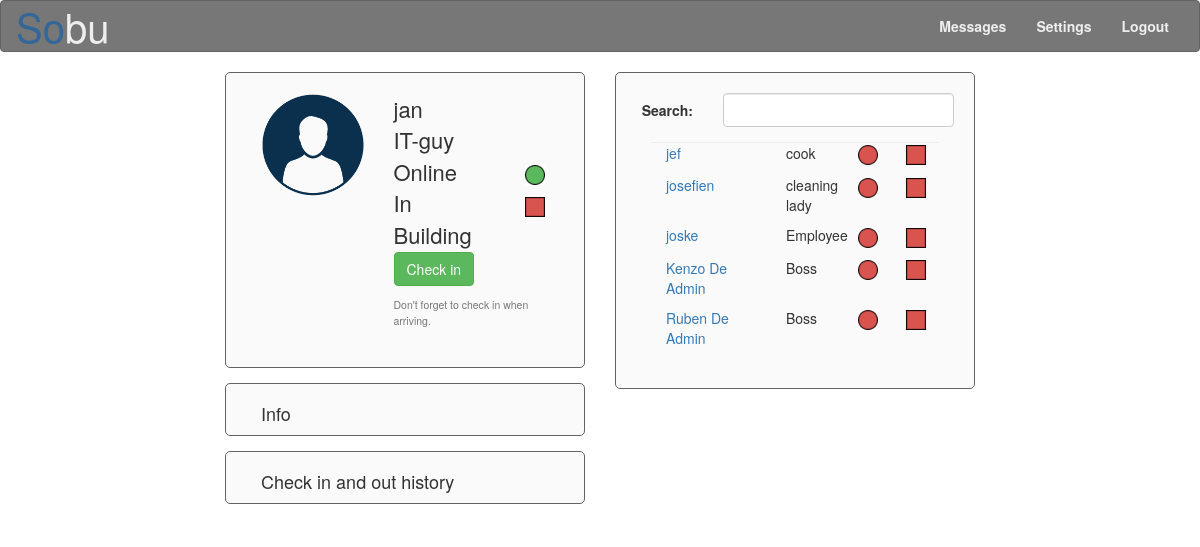
The page /Site/user_page.php (signed in) on the database its author committed.
### tables this page shows
CREATE TABLE IF NOT EXISTS `in_building` (
	`in_building_id` int(11) AUTO_INCREMENT,
	`user_id` int(11),
	`in_building_now` tinyint(1) DEFAULT '0',
	`time_check` timestamp NOT NULL DEFAULT CURRENT_TIMESTAMP,
	PRIMARY KEY (`in_building_id`),
	FOREIGN KEY (`user_id`) REFERENCES `user`(`user_id`)
);

CREATE TABLE IF NOT EXISTS `user` (
	`user_id` int(11) AUTO_INCREMENT,
	`name` varchar(40),
	`nin` bigint(30),
	`address` varchar(80),
	`gender` tinyint(1),
	`email` varchar(40),
	`profile_picture` varchar(10),
	`date_of_birth` date ,
	`online` tinyint(1) default '0',
	`martial_status` varchar(20),
	`password` varchar(50) default '21232f297a57a5a743894a0e4a801fc3',  
	`phone_number` varchar(15),
	`function` varchar(15),
	`rights_id` int(3) default '0',
	`admin` tinyint(1) default '0',
	`start_date` date,
	PRIMARY KEY (`user_id`),
	FOREIGN KEY (`rights_id`) REFERENCES `rights`(`rights_id`)
);

### Site/functions.php (the view, shortened to what this page needs)
<?php
function connecteren()
{
	$host 		= "localhost";
	$user		= "sobu";
	$password	= "r0628842!1S";
	$database	= "sobu";
	$link = mysqli_connect($host, $user, $password) or die("Er kan geen connectie gelegd worden met $host");
	mysqli_select_db($link, $database) or die("databank $database niet beschikbaar");
	return $link;
}
function show_member()
{
	$x = NULL;
	$link = connecteren();
	$query_list = "SELECT user.user_id, user.name, user.function, user.online, in_building.in_building_now, in_building.in_building_id FROM user LEFT JOIN in_building on user.user_id = in_building.user_id ORDER BY user.name ASC, in_building.in_building_id DESC";
	$result_list = mysqli_query($link, $query_list) or die("FOUT: er is een fout opgetreden bij het uitvoeren van de query \"$query_list\"");
	if($result_list->num_rows > 0)
	{
		while($row = $result_list->fetch_assoc())
		{
			if(($row['user_id'] != $_SESSION['user_id']) && ($row['user_id'] != $x))
			{
				echo "<div class='form-group'>
				<div class='col-md-5'><a href=\"colleague_page.php?id=".$row['user_id']."\">".$row['name']."</a></div>
				<div class='col-md-3'>" .$row['function']. "</div>
				<div class='col-md-2'>";
					if ($row["online"] == 1)
					{
						echo "<img src=\"IMG/Green_circle.png\" title=\"Online\" alt=\"Online\" class=\"indicator_online_building\">";
					}
					else
					{
						echo "<img src=\"IMG/Red_circle.png\" title=\"Offline\" alt=\"Offline\" class=\"indicator_online_building\">";
					}
					echo "</div><div class='col-md-2'>";
					if ($row["in_building_now"] == 1)
					{
						echo "<img src=\"IMG/Green_square.png\" id=\"in_building\" title=\"In Building\" alt=\"In Building\" class=\"indicator_online_building\">";
					}
					else
					{
						echo "<img src=\"IMG/Red_square.png\" id=\"in_building\" title=\"Not in Building\" alt=\"Not in building\" class=\"indicator_online_building\">";
					}
					echo "</div>
				</div>
				<p class='clear_both'></p>";
				$x = $row['user_id'];
			}
		}
	}
	else
	{
		echo 'not found';
	}
}
?>

### Site/CSS/style.css (style rules this page uses)
body { padding-bottom: 15px; }
img.indicator_online_building { width: 20px; height: 20px; }

### rows shown on the page
in_building: user.name "jef", user.function "cook", in_building_now 0 (drawn)
in_building: user.name "josefien", user.function "cleaning lady", in_building_now 0 (drawn)
in_building: user.name "joske", user.function "Employee", in_building_now 0 (drawn)
in_building: user.name "Kenzo De Admin", user.function "Boss", in_building_now 0 (drawn)
in_building: user.name "Ruben De Admin", user.function "Boss", in_building_now 0 (drawn)

### other values the page prints
$_SESSION["name"] "jan"
$_SESSION["function"] "IT-guy"
